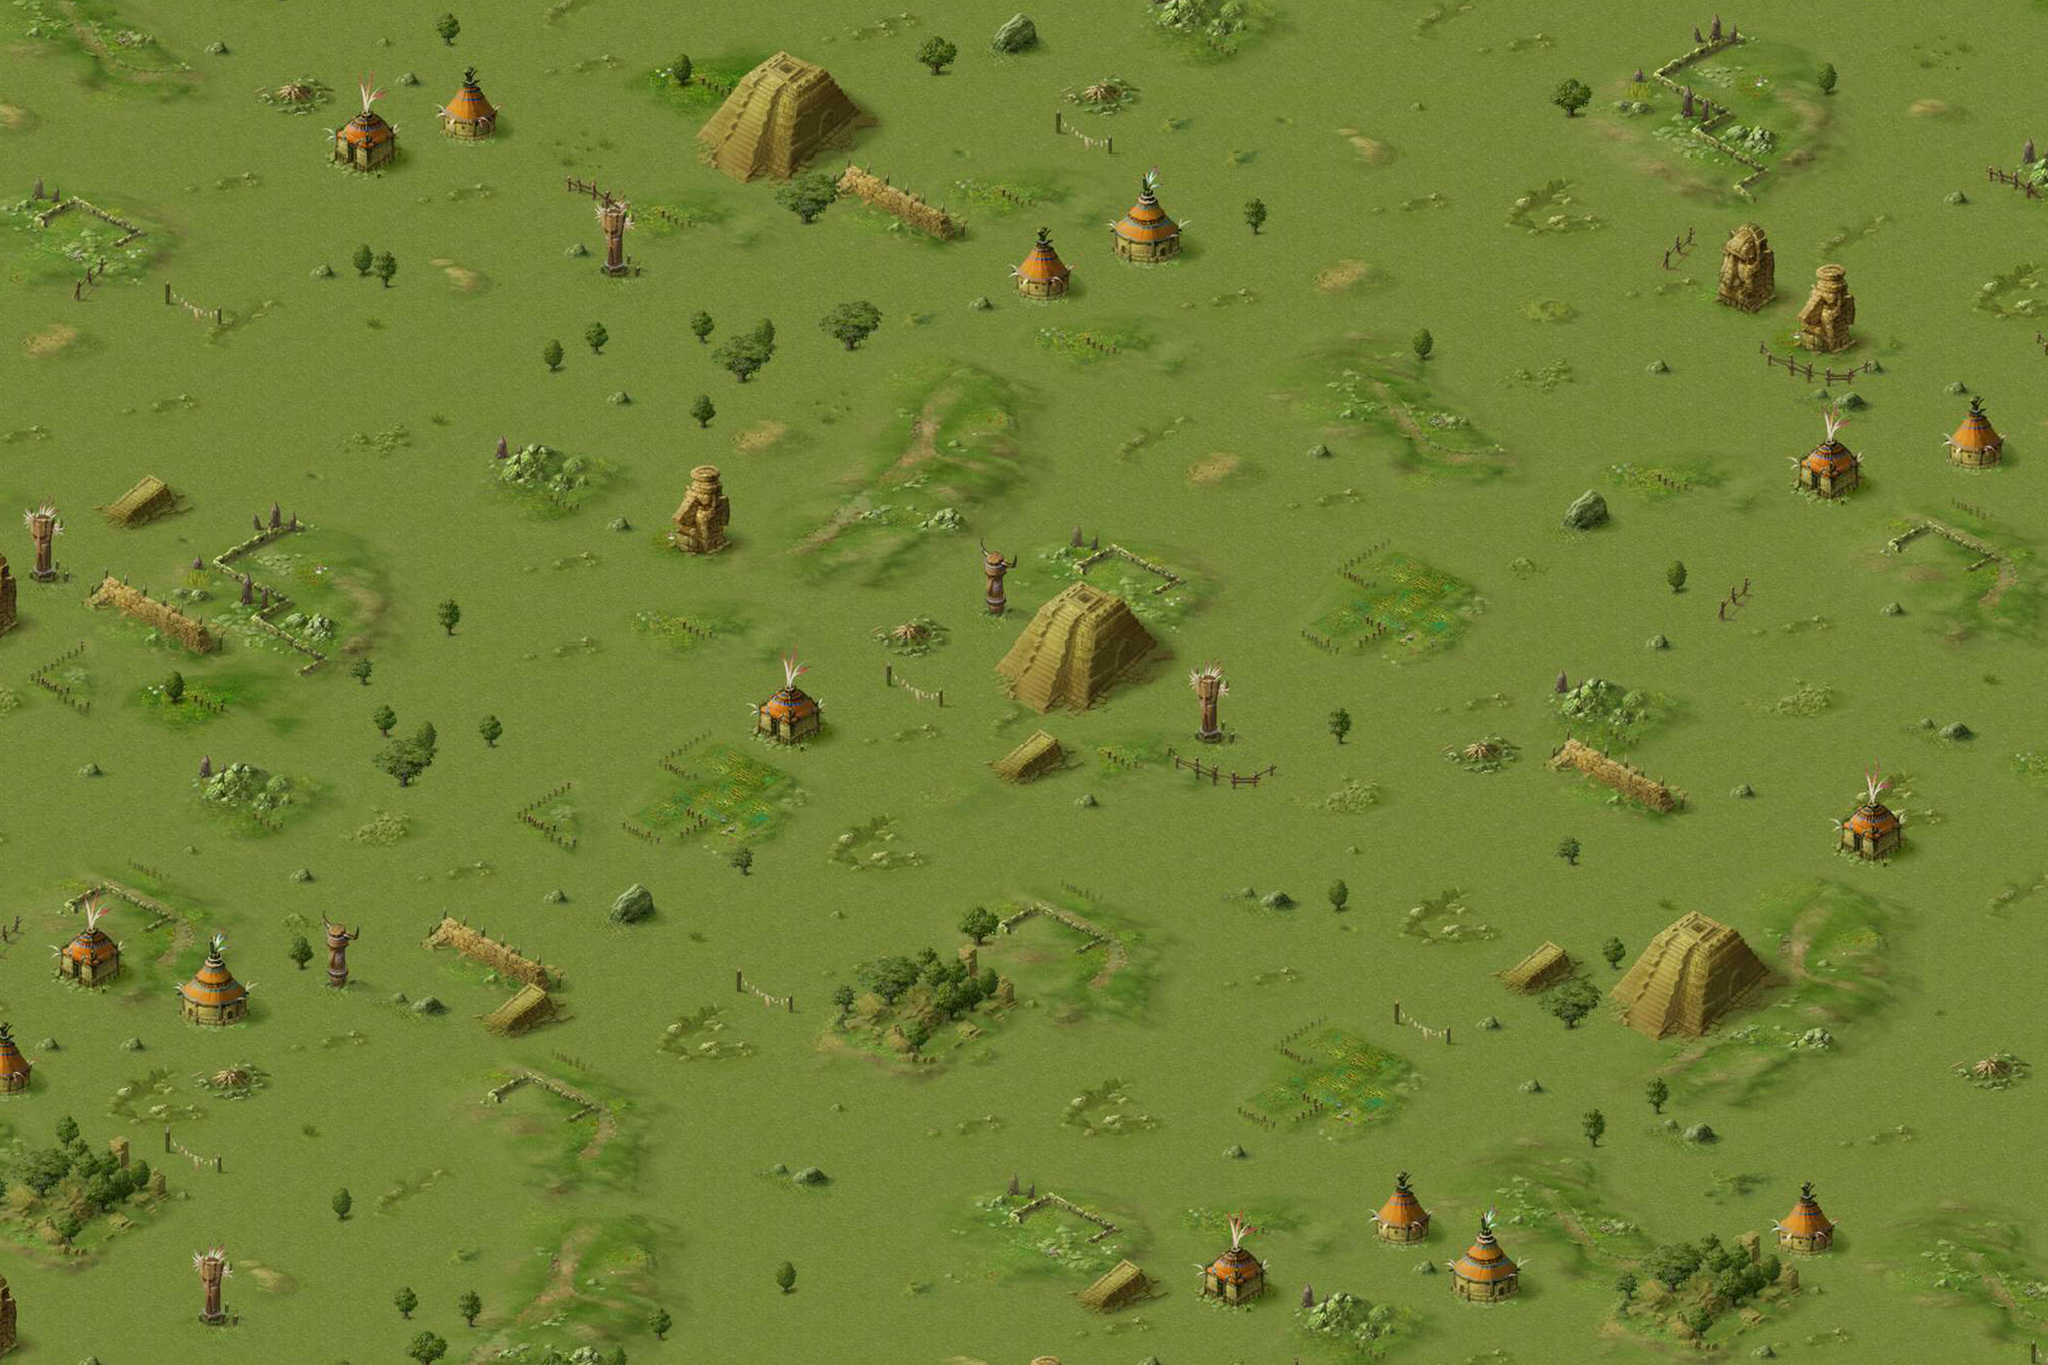

Rendered tile map (Tiled .tmx) drawn with the repository's tilesets; below, a short description and the map source with its tile grids summarised:
An orthogonal 210x140 tile map with 20x20 px tiles, 1 tile layer (块层 1).

<map version="1.0" orientation="orthogonal" renderorder="right-down" width="210" height="140" tilewidth="20" tileheight="20" nextobjectid="1">
 <tileset firstgid="1" name="oasis" tilewidth="20" tileheight="20" tilecount="60000">
  <image source="../lordmap/oasis.jpg" trans="ff00ff" width="6000" height="4000" />
 </tileset>
 <layer name="块层 1" width="210" height="140">
  <data>[29400 cells, 29400 non-empty, 29400 distinct tile ids]</data>
 </layer>
</map>